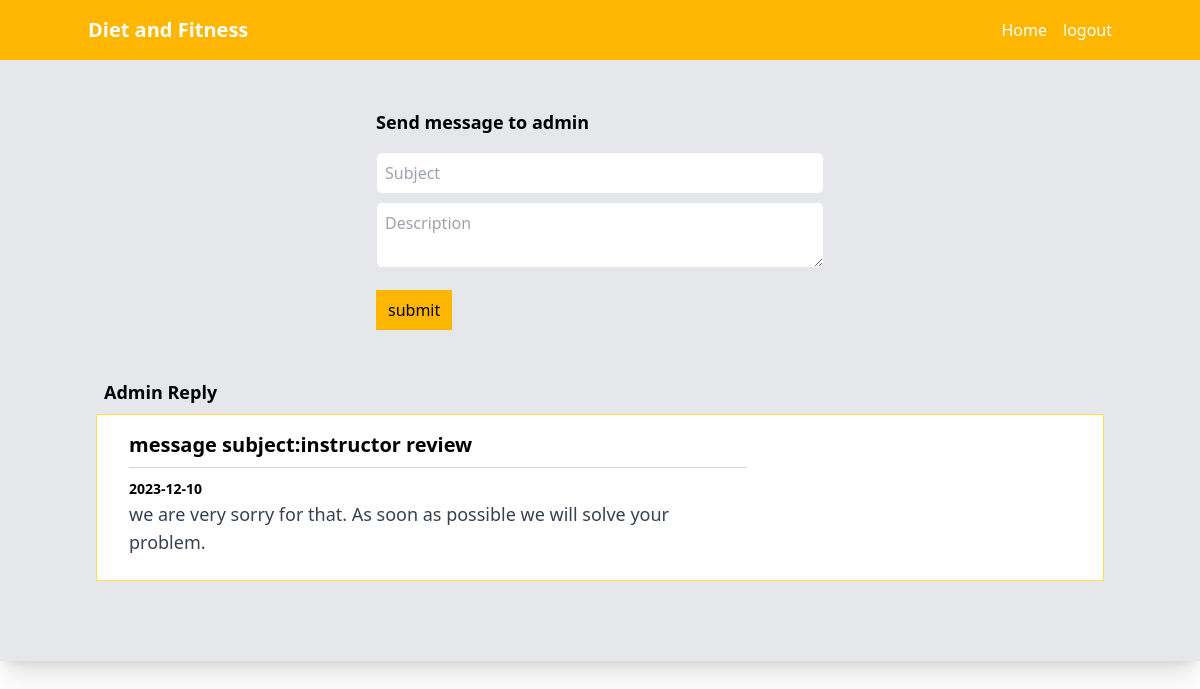
Screenshot of /cliend_side_mvc/view/complain.php (signed in) with the database file from the repository.
### tables this page shows
CREATE TABLE `showreply` (
  `id` int(50) NOT NULL,
  `email` varchar(200) NOT NULL,
  `subject` varchar(300) NOT NULL,
  `created_date` varchar(300) NOT NULL,
  `reply` varchar(500) NOT NULL
);

### cliend_side_mvc/model/showReplyModel.php (called while the page is built)
<?php
function getReply($email) {
    $conn= mysqli_connect("localhost", "root", "", "fitness") or die("Connection failed: " . mysqli_connect_error());
    $sql = "SELECT * FROM showreply WHERE email = '$email'";
    $result = mysqli_query($conn, $sql);
   return $result;
}
?>

### cliend_side_mvc/controller/showReplyController.php (called while the page is built)
<?php
require_once ('../model/showReplyModel.php');
function getAllReply($email) {
    return getReply($email);
}
?>

### cliend_side_mvc/view/complain.php (the view, shortened to what this page needs)
<?php
if(isset($_SESSION['email'])  )
{
  $email=$_SESSION['email'];
}
else{
  header("location:../view/login.php");
}
?>
<!DOCTYPE html>
<html lang="en">
<head>
    <script src="https://cdn.tailwindcss.com"></script>
</head>
<body>
<nav class="bg-[#FEB600] p-4 text-white">
    <div class="container mx-auto">
      <div class="flex justify-between items-center">
        <div class="text-xl font-semibold">Diet and Fitness</div>
        <div class="flex space-x-4">
          <a href="adminDashbroad.php" class="hover:text-gray-300">Home</a>
          <a href="logout.php"> logout</a>
      </div>
    </div>
  </nav>
  <div class="bg-gray-200  1 p-12 shadow-xl">
    <form method="POST" action="../controller/complainController.php" class="max-w-md mx-auto border-spacing-2">
      <div class="mb-4">
        <h3 class="text-lg font-semibold mb-2">Send message to admin</h3>
        <input type="text" placeholder="Subject"  name="subject" class="w-full border p-2 rounded-md mt-2">
        <textarea placeholder="Description"  name="description" class="w-full border p-2 rounded-md mt-2"></textarea>
      </div>
      <div class="mb-4">
        <button name="submit" class="bg-[#FEB600] pl-3 pr-3 pb-2 pt-2">submit</button>
      </div>
    </form>
    <?php
    require_once '../controller/showReplyController.php';
    $replies = getAllReply($email);
    ?>
<main class="container mx-auto px-4 py-8">
<h4 class="text-lg font-semibold mb-2"  >Admin Reply</h4>
<div class="flex flex-wrap border bg-white border-yellow-300 p-4 pb-6 -mx-2">
    <?php
    while ($row = $replies->fetch_assoc()) {
        echo '<div class="w-1/2 lg:w-2/3 px-4">';
        echo '<h2 class="text-xl font-bold border-b border-gray-300 mb-2 pb-2">message subject:' . htmlspecialchars($row['subject']) . '</h2>';
        echo '<span class="text-sm font-bold mb-4">' . ($row['created_date']) . '</span>';
        echo '<p class="text-gray-700 text-lg ">' . ($row['reply']) . '</p>';
        echo '</div>';
    }
    ?>
</div>
</div>
</body>
</html>

### rows the page displays
showreply: subject "instructor review", created_date "2023-12-10", reply "we are very sorry for that. As soon as possible we will solve your problem."
